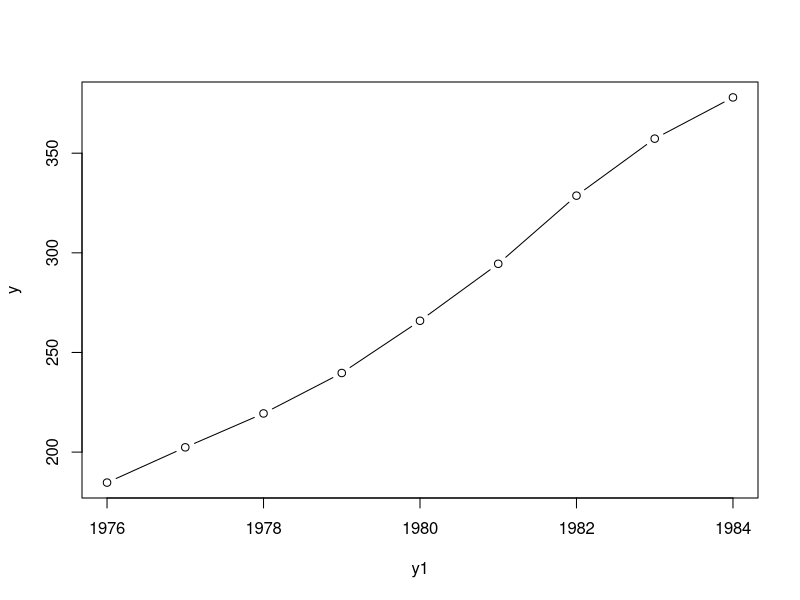

The R script that drew this image:
#PAGE=281
y1=c(1976:1984)
y=c(184.7,202.4,219.4,239.7,265.9,294.5,328.7,357.3,378)

plot(y1,y,type='b')

x=(0:8)
s1=sum(x)
m1=mean(x)
s2=sum(y)
m2=mean(y)

x1=x-m1
y1=y-m2
x2=x1^2
xy=x1*y1
s3=sum(x2)
s4=sum(xy)

a=s4/s3
a=round(a,2)
m1
b=-m1*a+m2
b=round(b,1)
cat('Y =',b,'+',a,'X')

x=9
ans1=b+a*x
cat(ans1)

x=-1
ans2=b+a*x
cat(ans2)
